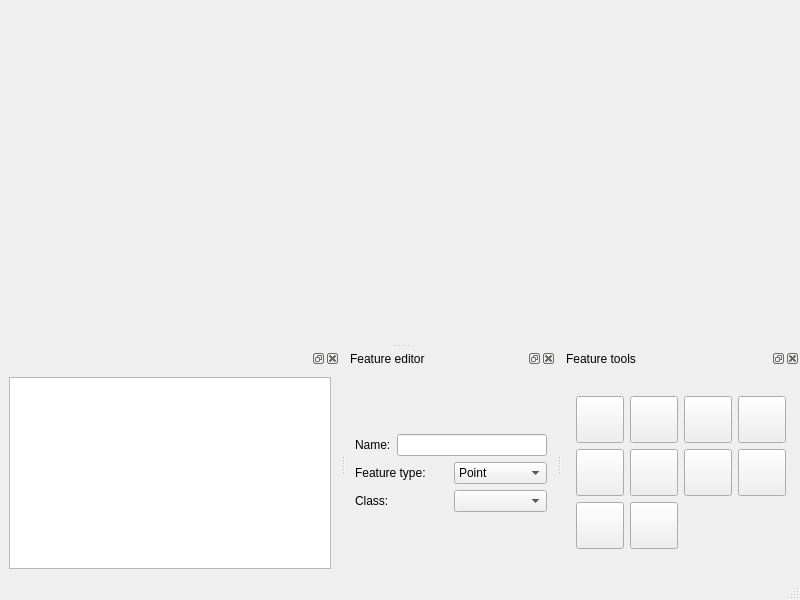
<?xml version="1.0" encoding="UTF-8"?>
<ui version="4.0">
 <class>StereoPlotterForm</class>
 <widget class="QMainWindow" name="StereoPlotterForm">
  <property name="geometry">
   <rect>
    <x>0</x>
    <y>0</y>
    <width>800</width>
    <height>600</height>
   </rect>
  </property>
  <property name="windowTitle">
   <string>Stereoplotter</string>
  </property>
  <property name="dockNestingEnabled">
   <bool>false</bool>
  </property>
  <widget class="QWidget" name="centralwidget"/>
  <widget class="QMenuBar" name="menubar">
   <property name="geometry">
    <rect>
     <x>0</x>
     <y>0</y>
     <width>800</width>
     <height>25</height>
    </rect>
   </property>
  </widget>
  <widget class="QStatusBar" name="statusbar"/>
  <widget class="QDockWidget" name="dockWidget">
   <attribute name="dockWidgetArea">
    <number>8</number>
   </attribute>
   <widget class="QWidget" name="dockWidgetContents_4">
    <layout class="QGridLayout" name="gridLayout_3">
     <item row="0" column="0">
      <widget class="QTreeView" name="treeView"/>
     </item>
    </layout>
   </widget>
  </widget>
  <widget class="QDockWidget" name="dockWidget_2">
   <property name="maximumSize">
    <size>
     <width>500</width>
     <height>524287</height>
    </size>
   </property>
   <property name="windowTitle">
    <string>Feature editor</string>
   </property>
   <attribute name="dockWidgetArea">
    <number>8</number>
   </attribute>
   <widget class="QWidget" name="dockWidgetContents_5">
    <layout class="QGridLayout" name="gridLayout_2">
     <item row="0" column="0">
      <layout class="QVBoxLayout" name="verticalLayout_2">
       <item>
        <layout class="QHBoxLayout" name="horizontalLayout_4">
         <item>
          <widget class="QLabel" name="label_4">
           <property name="text">
            <string>Name:</string>
           </property>
          </widget>
         </item>
         <item>
          <widget class="QLineEdit" name="nameEdit"/>
         </item>
        </layout>
       </item>
       <item>
        <layout class="QHBoxLayout" name="horizontalLayout_5">
         <item>
          <widget class="QLabel" name="label_5">
           <property name="text">
            <string>Feature type:</string>
           </property>
          </widget>
         </item>
         <item>
          <widget class="QComboBox" name="comboBox_3">
           <item>
            <property name="text">
             <string>Point</string>
            </property>
           </item>
           <item>
            <property name="text">
             <string>Line</string>
            </property>
           </item>
           <item>
            <property name="text">
             <string>Polygon</string>
            </property>
           </item>
          </widget>
         </item>
        </layout>
       </item>
       <item>
        <layout class="QHBoxLayout" name="horizontalLayout_6">
         <item>
          <widget class="QLabel" name="label_6">
           <property name="text">
            <string>Class:</string>
           </property>
          </widget>
         </item>
         <item>
          <widget class="QComboBox" name="comboBox_4"/>
         </item>
        </layout>
       </item>
      </layout>
     </item>
    </layout>
   </widget>
  </widget>
  <widget class="QDockWidget" name="dockWidget_3">
   <property name="maximumSize">
    <size>
     <width>238</width>
     <height>524287</height>
    </size>
   </property>
   <property name="windowTitle">
    <string>Feature tools</string>
   </property>
   <attribute name="dockWidgetArea">
    <number>8</number>
   </attribute>
   <widget class="QWidget" name="dockWidgetContents_6">
    <layout class="QGridLayout" name="gridLayout_4">
     <item row="0" column="0">
      <layout class="QGridLayout" name="gridLayout">
       <item row="0" column="0">
        <widget class="QToolButton" name="addButton">
         <property name="minimumSize">
          <size>
           <width>40</width>
           <height>40</height>
          </size>
         </property>
         <property name="toolTip">
          <string>Add new feature</string>
         </property>
         <property name="text">
          <string/>
         </property>
         <property name="icon">
          <iconset resource="../resource/resource.qrc">
           <normaloff>:/icon/add.png</normaloff>:/icon/add.png</iconset>
         </property>
         <property name="iconSize">
          <size>
           <width>40</width>
           <height>40</height>
          </size>
         </property>
        </widget>
       </item>
       <item row="0" column="1">
        <widget class="QToolButton" name="removeButton">
         <property name="minimumSize">
          <size>
           <width>40</width>
           <height>40</height>
          </size>
         </property>
         <property name="toolTip">
          <string>Remove feature</string>
         </property>
         <property name="text">
          <string/>
         </property>
         <property name="icon">
          <iconset resource="../resource/resource.qrc">
           <normaloff>:/icon/remove.png</normaloff>:/icon/remove.png</iconset>
         </property>
         <property name="iconSize">
          <size>
           <width>40</width>
           <height>40</height>
          </size>
         </property>
        </widget>
       </item>
       <item row="0" column="2">
        <widget class="QToolButton" name="removeAllButton">
         <property name="minimumSize">
          <size>
           <width>40</width>
           <height>40</height>
          </size>
         </property>
         <property name="toolTip">
          <string>Remove all features</string>
         </property>
         <property name="text">
          <string/>
         </property>
         <property name="icon">
          <iconset resource="../resource/resource.qrc">
           <normaloff>:/icon/removeall.png</normaloff>:/icon/removeall.png</iconset>
         </property>
         <property name="iconSize">
          <size>
           <width>40</width>
           <height>40</height>
          </size>
         </property>
        </widget>
       </item>
       <item row="0" column="3">
        <widget class="QToolButton" name="addPtButton">
         <property name="minimumSize">
          <size>
           <width>40</width>
           <height>40</height>
          </size>
         </property>
         <property name="toolTip">
          <string>Insert point mode</string>
         </property>
         <property name="text">
          <string/>
         </property>
         <property name="icon">
          <iconset resource="../resource/resource.qrc">
           <normaloff>:/icon/ptadd.png</normaloff>:/icon/ptadd.png</iconset>
         </property>
         <property name="iconSize">
          <size>
           <width>40</width>
           <height>40</height>
          </size>
         </property>
        </widget>
       </item>
       <item row="1" column="0">
        <widget class="QToolButton" name="endButton">
         <property name="minimumSize">
          <size>
           <width>40</width>
           <height>40</height>
          </size>
         </property>
         <property name="toolTip">
          <string>End feature</string>
         </property>
         <property name="text">
          <string/>
         </property>
         <property name="icon">
          <iconset resource="../resource/resource.qrc">
           <normaloff>:/icon/done.png</normaloff>:/icon/done.png</iconset>
         </property>
         <property name="iconSize">
          <size>
           <width>40</width>
           <height>40</height>
          </size>
         </property>
        </widget>
       </item>
       <item row="1" column="1">
        <widget class="QToolButton" name="selButton">
         <property name="minimumSize">
          <size>
           <width>40</width>
           <height>40</height>
          </size>
         </property>
         <property name="toolTip">
          <string>Select feature / point</string>
         </property>
         <property name="text">
          <string/>
         </property>
         <property name="icon">
          <iconset resource="../resource/resource.qrc">
           <normaloff>:/icon/select.png</normaloff>:/icon/select.png</iconset>
         </property>
         <property name="iconSize">
          <size>
           <width>40</width>
           <height>40</height>
          </size>
         </property>
        </widget>
       </item>
       <item row="1" column="2">
        <widget class="QToolButton" name="removePtButton">
         <property name="minimumSize">
          <size>
           <width>40</width>
           <height>40</height>
          </size>
         </property>
         <property name="toolTip">
          <string>Remove point</string>
         </property>
         <property name="text">
          <string/>
         </property>
         <property name="icon">
          <iconset resource="../resource/resource.qrc">
           <normaloff>:/icon/ptremove.png</normaloff>:/icon/ptremove.png</iconset>
         </property>
         <property name="iconSize">
          <size>
           <width>40</width>
           <height>40</height>
          </size>
         </property>
        </widget>
       </item>
       <item row="1" column="3">
        <widget class="QToolButton" name="editPtButton">
         <property name="minimumSize">
          <size>
           <width>40</width>
           <height>40</height>
          </size>
         </property>
         <property name="toolTip">
          <string>Edit point mode</string>
         </property>
         <property name="text">
          <string/>
         </property>
         <property name="icon">
          <iconset resource="../resource/resource.qrc">
           <normaloff>:/icon/ptedit.png</normaloff>:/icon/ptedit.png</iconset>
         </property>
         <property name="iconSize">
          <size>
           <width>40</width>
           <height>40</height>
          </size>
         </property>
        </widget>
       </item>
       <item row="2" column="0">
        <widget class="QToolButton" name="loadButton">
         <property name="minimumSize">
          <size>
           <width>40</width>
           <height>40</height>
          </size>
         </property>
         <property name="toolTip">
          <string>Load features</string>
         </property>
         <property name="text">
          <string/>
         </property>
         <property name="icon">
          <iconset resource="../resource/resource.qrc">
           <normaloff>:/icon/fileopen.png</normaloff>:/icon/fileopen.png</iconset>
         </property>
         <property name="iconSize">
          <size>
           <width>40</width>
           <height>40</height>
          </size>
         </property>
        </widget>
       </item>
       <item row="2" column="1">
        <widget class="QToolButton" name="saveButton">
         <property name="minimumSize">
          <size>
           <width>40</width>
           <height>40</height>
          </size>
         </property>
         <property name="toolTip">
          <string>Save features</string>
         </property>
         <property name="text">
          <string/>
         </property>
         <property name="icon">
          <iconset resource="../resource/resource.qrc">
           <normaloff>:/icon/filesave</normaloff>:/icon/filesave</iconset>
         </property>
         <property name="iconSize">
          <size>
           <width>40</width>
           <height>40</height>
          </size>
         </property>
        </widget>
       </item>
      </layout>
     </item>
    </layout>
   </widget>
  </widget>
 </widget>
 <resources>
  <include location="../resource/resource.qrc"/>
 </resources>
 <connections/>
</ui>
